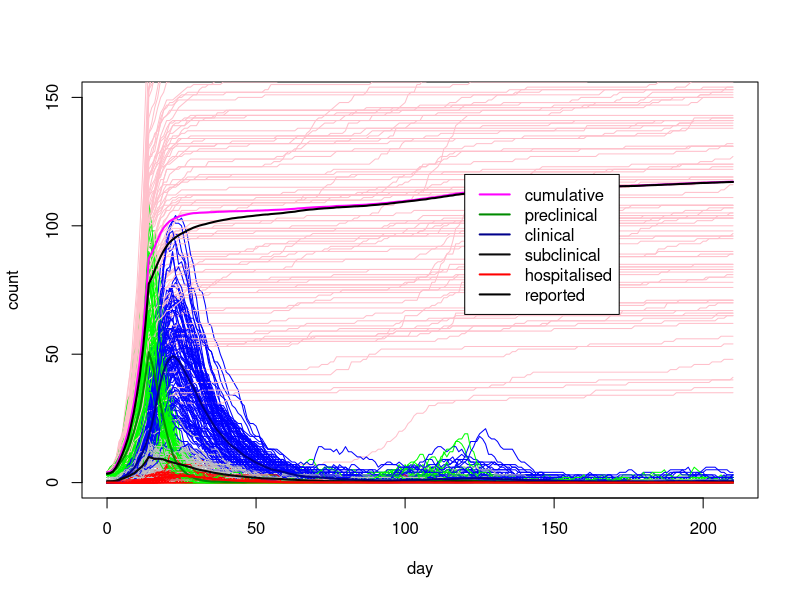

Generate this figure with R:
# MUN SARS-CoV-2 modelling team
# Branching random walk model of infection

# Parameters of the distributions considered
# Proportion of subclinical infections: probabilita.subclinica
# Proportion of severe infection given clinical condition: cond.prob.accuta
# Generation time distribution: (Weibull) tempo.di.generazione
# From infection to recover subclinical: (Gamma) tempo.di.recuperare.subcli
# From infection to onset: (Gamma) tempo.di.insorgenza
# From onset to recover non-accute: (Gamma) tempo.di.recuperare.nonaccuta
# From onset to hospitalisation: (Exponential)  tasso.ammisione
# From hospital admission to dimission: (Exponential) tasso.dimissione
# From Hospital dimission to recover: (Exponential) tasso.di.recupero
# Infected importation rate: tasso.di.immigrazione.infetto
para.infezione<-list(probabilita.subclinica=0.15,
                     tempo.di.generazione=c(forma=2.83,scala=5.67),
                     tasso.recuperare.subcli=0.06,
                     tasso.recuperare.nonaccuta=0.08,
                     tempo.di.insorgenza=c(forma=5.8,scala=0.95),
                     cond.prob.accuta=0.078,
                     tasso.ammisione=0.35,
                     tasso.dimissione=0.1,
                     tasso.di.recupero=0.25,
                     tasso.di.immigrazione.infetto=1/30
                     )

# inefectivity
# Relative infectiousness of preclinical, clinical and subclinical 
# conditions, in this case with respect to preclinical (fully ineffective)
infettivita<-list(preclinica=1.0, clinica=0.3, subclinica=0.75)
# intervention as a function of time (day), size of the jump and
#  changepoint time.
intervento<-function(tempo, dimensione.del.salto, punto.di.cambiamento){
    for(i in seq(length(punto.di.cambiamento),1))
        if(tempo >= punto.di.cambiamento[i]) return(dimensione.del.salto[i])
}

# new infections for the day
nuove.infezioni<-function(oggi,infettatore,infetti,distribuzioni){
    caso<-data.frame(stringsAsFactors = FALSE)
    n0<-length(infettatore)
    stopifnot(n0 == length(infetti))
    for(i in seq(1,n0)){
        if(infetti[i] <1) next
        for(j in seq(1,infetti[i])){
            if(distribuzioni$probabilita.subclinica > runif(1,0,1)){
                dor<-oggi+rexp(1,
                       rate=distribuzioni$tasso.recuperare.subcli)
                caso<-rbind(caso,c(oggi,NA,NA,NA,dor,infettatore[i]))
            }else{
                doo<-oggi+rgamma(1,
                           shape=distribuzioni$tempo.di.insorgenza['forma'],
                           scale=distribuzioni$tempo.di.insorgenza['scala'])
                if(distribuzioni$cond.prob.accuta > runif(1,0,1)){
                        doa<-doo+rexp(1,rate=distribuzioni$tasso.ammisione)
                        dod<-doa+rexp(1,rate=distribuzioni$tasso.dimissione)
                        dor<-dod+rexp(1,rate=distribuzioni$tasso.di.recupero)
                        caso<-rbind(caso,c(oggi,doo,doa,dod,dor,infettatore[i]))
                }
                else{
                  rec<-rexp(1,
                     rate=distribuzioni$tasso.recuperare.nonaccuta)
                  caso<-rbind(caso,c(oggi,doo,NA,NA,doo+rec,infettatore[i]))
                }
            }
        }
    }
    if(dim(caso)[1]>0) names(caso)<-c('doi','doo','doa','dod','dor','infector')
    return(caso)
}



# for a given day, split the data into preclinical clinical and subclinical
# and call the nuove.infezioni() to generate the infections of the day
infezione_oggi<-function(oggi,casi,lambda,para.infezione,infettivita,omega.gt){
    rownames(casi)<-seq(1,nrow(casi))
    names(casi)<-c('doi','doo','doa','dod','dor','infector')   
    pgio<-nuove.infezioni(oggi,0,
                          infetti=rpois(1,
                            para.infezione$tasso.di.immigrazione.infetto),
                          para.infezione)
    precli<-casi[!is.na(casi$doo) & casi$doi>(oggi-21) & casi$doo > oggi,]
    if(dim(precli)[1]>0){
        lambda0<-omega.gt[ceiling(oggi-precli$doi)]*
            lambda*infettivita$preclinica
         npre=nuove.infezioni(oggi,infettatore=as.numeric(rownames(precli)),
                             infetti=rpois(length(lambda0),lambda0),
                             para.infezione)
     } else npre<-data.frame()
    clinic<-casi[!is.na(casi$doa) & casi$doi>(oggi-21) &
                 casi$doa <= oggi & casi$dor >= oggi,]
    if(dim(clinic)[1]>0){
        lambda0<-omega.gt[ceiling(oggi-clinic$doi)]*
            lambda*infettivita$clinica
         ncli=nuove.infezioni(oggi,infettatore=as.numeric(rownames(clinic)),
                             infetti=rpois(length(lambda0),lambda0),
                             para.infezione)
    }else ncli<-data.frame()
    subcli<-casi[is.na(casi$doo) & casi$doi>(oggi-21) & casi$dor >= oggi,]
    if(dim(subcli)[1]>0){
        lambda0<-omega.gt[ceiling(oggi-subcli$doi)]*
            lambda*infettivita$subclinica
        nsub=nuove.infezioni(oggi,infettatore=as.numeric(rownames(subcli)),
                             infetti=rpois(length(lambda0),lambda0),
                             para.infezione)
    } else nsub<-data.frame()
    pgio<-rbind(pgio,npre,ncli,nsub)
    return(pgio)
}

# main function for the branching random walk
camminata.casuale<-function(base.R0, punto.di.cambia, i0,
                         para.infezione,infettivita,
                         poppolazione=5.5e5, giorni.totali=210){
    controllo<-base.R0/base.R0[1]
    Ro<-base.R0[1]/(1-(1-infettivita$subclinica)
        * para.infezione$probabilita.subclinica)
    casi<-nuove.infezioni(0,0,i0,para.infezione)
    names(casi)<-c('doi','doo','doa','dod','dor','infector')       
    omega.gt<-pweibull(seq(1, 21, 1),
                shape = para.infezione$tempo.di.generazione['forma'],
                scale = para.infezione$tempo.di.generazione['scala'])
    omega.gt<-omega.gt-c(0,omega.gt[-21])
    omega.gt<-omega.gt/sum(omega.gt)
    for(oggi in seq(1,giorni.totali)){
        n0.casi<-nrow(casi)
        nuovi.casi<-infezione_oggi(oggi,casi,(1-n0.casi/poppolazione)*
                        Ro*intervento(oggi,controllo,punto.di.cambia),
                        para.infezione,infettivita,omega.gt)
         casi<-rbind(casi,nuovi.casi)
    }
    return(casi)
}


per_giorno<-function(casi, giorni.totali=210){
    names(casi)<-c('doi','doo','doa','dod','dor','infector')    
    modello<-matrix(0,nrow=giorni.totali+1,ncol=8)
    # infected (deltaSI)
    modello[,1]<-hist(casi$doi,breaks = seq(-1,giorni.totali),
                      plot = FALSE)$count
    # preclinical (deltaSP)
    modello[,2]<-hist(casi$doi[!is.na(casi$doo)],breaks = seq(-1,giorni.totali),
                      plot = FALSE)$count
    # subclinical (deltaSS)
    modello[,3]<-hist(casi$doi[is.na(casi$doo)],breaks = seq(-1,giorni.totali),
                      plot = FALSE)$count
    # clinical (deltaPC)
    modello[,4]<-hist(casi$doo[!is.na(casi$doo) & casi$doo <= giorni.totali],
                      breaks = seq(-1,giorni.totali), plot = FALSE)$count
    # admitted to hospital (deltaCH)
    modello[,5]<-hist(casi$doa[!is.na(casi$doa) & casi$doa <= giorni.totali],
                      breaks = seq(-1,giorni.totali), plot = FALSE)$count
    # dismissed from hospital (deltaHC)
    modello[,6]<-hist(casi$dod[!is.na(casi$doa) & casi$dod <= giorni.totali],
                      breaks = seq(-1,giorni.totali), plot = FALSE)$count
    # clinical recovered (deltaCR) collects both 'accute' and 'nonaccute'
    modello[,7]<-hist(casi$dor[!is.na(casi$doo) & casi$dor <= giorni.totali],
                      breaks = seq(-1,giorni.totali), plot = FALSE)$count    
    # subclinical recovered (deltaSR)
    modello[,8]<-hist(casi$dor[is.na(casi$doo) & casi$dor <= giorni.totali],
                      breaks = seq(-1,giorni.totali), plot = FALSE)$count
    modello<-as.data.frame(modello)
    names(modello)<-c('deltaSI','deltaSP','deltaSS','deltaPC',
                      'deltaCH','deltaHC','deltaCR','deltaSR')
    return(modello)
}


branching.3ihr<-function(cases.per.day, total.days){
    sir<-data.frame(C=cumsum(cases.per.day$deltaSI),
                    I=cumsum(cases.per.day$deltaSI-cases.per.day$deltaCR
                             - cases.per.day$deltaSR),
                    Is=cumsum(cases.per.day$deltaSS-cases.per.day$deltaSR),
                    Ip=cumsum(cases.per.day$deltaSP-cases.per.day$deltaPC),
                    Ic=cumsum(cases.per.day$deltaPC-cases.per.day$deltaCR),
                    H=cumsum(cases.per.day$deltaCH-cases.per.day$deltaHC),
                    R=cumsum(cases.per.day$deltaCR+cases.per.day$deltaSR))
    return(sir)
}


facciamolo<-function(R0,changepoint,i0,
                     para.infezione,infettivita,
                     population.size=5.5e5, Days=210,
                     Runs=100,ymax=150){

    time<-seq(0,Days)
    plot(c(0,Days),c(0,ymax),col='blue',xlab='day',
         ylab='count',type='n',xlim=c(0,Days),ylim=c(0,ymax))
    oi1<-rep(0,Days)
    oc1<-rep(0,Days)
    os1<-rep(0,Days)
    op1<-rep(0,Days)
    oh1<-rep(0,Days)
    or1<-rep(0,Days)
    for(i in 1:Runs){
        cases<-camminata.casuale(base.R0=R0,
                         punto.di.cambia=changepoint, i0=i0,
                         para.infezione=para.infezione,
                         infettivita=infettivita,
                         poppolazione=population.size, giorni.totali=Days)
        cases.per.day<-per_giorno(cases, giorni.totali=Days)
        risultato<-branching.3ihr(cases.per.day, total.days=Days)
        
        lines(time,risultato$C,col='pink')
        lines(time,risultato$Ip,col='green')
        lines(time,risultato$Ic,col='blue1')
        lines(time,risultato$Is,col='grey')
        lines(time,risultato$H,col='red')
        #if (!exists(ocl)) {
        #    
        #}
        oc1<-oc1+risultato$C
        op1<-op1+risultato$Ip
        oi1<-oi1+risultato$Ic
        os1<-os1+risultato$Is
        oh1<-oh1+risultato$H
        #print(length(risultato$Rs))
        if (length(risultato$Rs) != 0) {
            or1<-or1+risultato$Rs
        }
        #or1<-or1+risultato$Rs FIX THIS
    }
    or1<-(oc1-or1-os1)/Runs
    oi1<-oi1/Runs
    oc1<-oc1/Runs
    os1<-os1/Runs
    oh1<-oh1/Runs
    op1<-op1/Runs

    lines(time,oc1,col='magenta',lwd=2)
    lines(time,op1,col='green4',lwd=2)
    lines(time,oi1,col='blue4',lwd=2)
    lines(time,os1,col='grey4',lwd=2)
    lines(time,oh1,col='red',lwd=2)

#lines(1:length(nl0),nl0,col='brown')
#points(1:length(nl0),nl0)
#lines(1:length(nl0),active0,)
    lines(time,or1, lwd=2) #fix????
}


#=================================================================
#
cases<-camminata.casuale(base.R0=c(3.6,0.5,1.6,0.5),
                         punto.di.cambia=c(1,15,60,120), i0=4,
                         para.infezione,infettivita,
                         poppolazione=5.5e5, giorni.totali=210)
cases.per.day<-per_giorno(cases, giorni.totali=210)
branching.3ihr(cases.per.day, total.days=210)
#C:\Users\colem\Desktop\Infectious Disease Research\JC_RModel
png(filename='C:/Users/colem/Desktop/Infectious Disease Research/JC_RModel/terranova0.png',width=800,height=640)
facciamolo(R0=c(4.6,0.5,1.6,0.5),changepoint=c(1,15,60,120),i0=4,
           para.infezione,infettivita,
           population.size=5.5e5, Days=210,
           Runs=100,ymax=150)
legend(120,120,c('cumulative','preclinical','clinical','subclinical','hospitalised','reported'),lty=1,lwd=2,col=c('magenta','green4','blue4','grey4','red','black'))  
dev.off()



